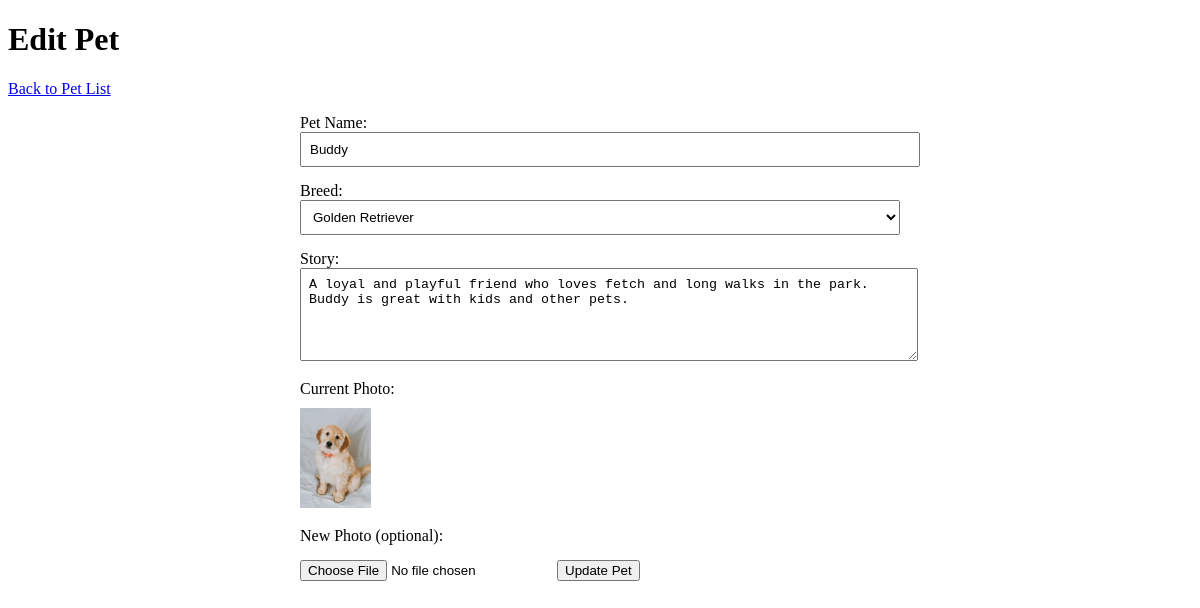
/admin/pets/edit.php?id=1, run on the app's committed database.
### tables this page shows
CREATE TABLE `pets` (
  `id` int(11) NOT NULL,
  `name` varchar(100) NOT NULL,
  `breed` varchar(100) NOT NULL,
  `story` text NOT NULL,
  `photo` varchar(255) DEFAULT NULL,
  `created_at` timestamp NOT NULL DEFAULT current_timestamp(),
  `updated_at` timestamp NOT NULL DEFAULT current_timestamp() ON UPDATE current_timestamp()
);

CREATE TABLE `breeds` (
  `id` int(11) NOT NULL,
  `breed_name` varchar(100) NOT NULL,
  `created_at` timestamp NOT NULL DEFAULT current_timestamp()
);

### db.php (called while the page is built, shortened)
<?php
function executeQuery($pdo, $sql, $params = []) {
    try {
        $stmt = $pdo->prepare($sql);
        $stmt->execute($params);
        return $stmt;
    } catch(PDOException $e) {
        error_log("Query execution failed: " . $e->getMessage());
        throw new Exception("Database operation failed");
    }
}
function getPetById($pdo, $id) {
    $sql = "SELECT * FROM pets WHERE id = ?";
    return executeQuery($pdo, $sql, [$id])->fetch();
}
function getAllBreeds($pdo) {
    $sql = "SELECT * FROM breeds ORDER BY breed_name";
    return executeQuery($pdo, $sql)->fetchAll();
}
?>

### admin/pets/edit.php (the view, shortened to what this page needs)
<?php
require_once('../../db.php');
$petId = $_GET['id'];
$pet = getPetById($pdo, $petId);
$breeds = getAllBreeds($pdo);
?>
<!DOCTYPE html>
<html lang="en">
<head>
</head>
<body>
    <h1> Edit Pet</h1>
    <p><a href="index.php"> Back to Pet List</a></p>
    <form method="POST" enctype="multipart/form-data">
        <label>Pet Name:</label>
        <input type="text" name="name" value="<?= htmlspecialchars($pet['name']) ?>" required>
        <label>Breed:</label>
        <select name="breed" required>
            <?php foreach ($breeds as $b): ?>
                <option value="<?= htmlspecialchars($b['breed_name']) ?>"
                    <?= $pet['breed'] == $b['breed_name'] ? 'selected' : '' ?>>
                    <?= htmlspecialchars($b['breed_name']) ?>
                </option>
            <?php endforeach; ?>
        </select>
        <label>Story:</label>
        <textarea name="story" rows="5" required><?= htmlspecialchars($pet['story']) ?></textarea>
        <label>Current Photo:</label>
        <?php if (!empty($pet['photo'])): ?>
            <img src="../../uploads/<?= htmlspecialchars($pet['photo']) ?>" alt="Current Photo">
        <?php else: ?>
            <em>No image</em>
        <?php endif; ?>
        <label>New Photo (optional):</label>
        <input type="file" name="photo" accept="image/*">
        <button type="submit" style="margin-top: 15px;">Update Pet</button>
    </form>
</body>
</html>

### admin/pets/edit.php (style rules this page uses)
form { max-width: 600px; margin: auto; }
label { display: block; margin-top: 15px; }
input[type="text"], textarea, select { width: 100%; padding: 8px; }
img { max-height: 100px; margin-top: 10px; }

### data on the page
pets: name "Buddy", breed "Golden Retriever", story "A loyal and playful friend who loves fetch and long walks in the park. Buddy is great with kids and other pets.", photo (picture)
